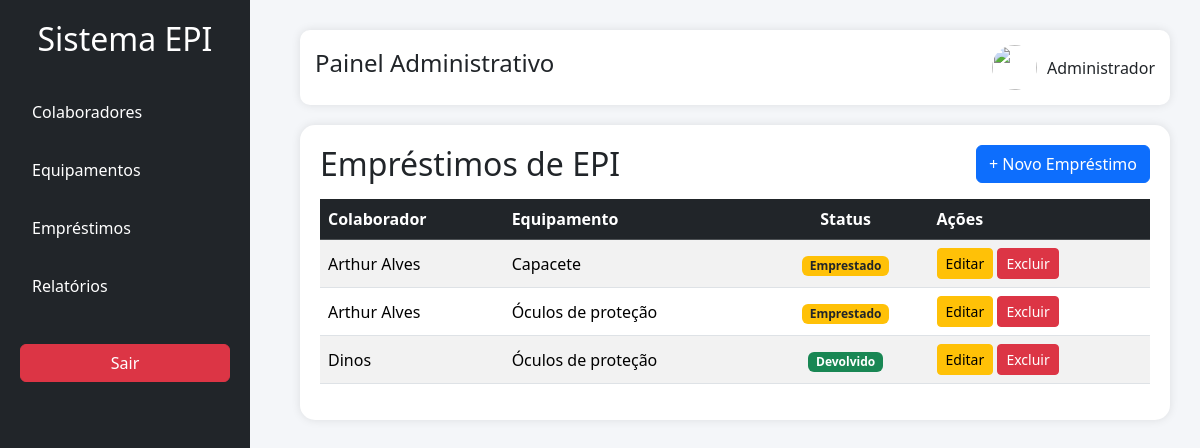
The app's page /emprestimos/ (signed in) with its own data.
### emprestimos/models.py (models this page shows, shortened)
class Emprestimo(models.Model):
    STATUS_CHOICES = [
        ('EMPRESTADO', 'Emprestado'),
        ('FORNECIDO', 'Fornecido'),
        ('DEVOLVIDO', 'Devolvido'),
        ('DANIFICADO', 'Danificado'),
        ('PERDIDO', 'Perdido'),
    ]
    colaborador = models.ForeignKey(
        Colaborador,
        on_delete=models.CASCADE
    )
    equipamento = models.ForeignKey(
        Equipamento,
        on_delete=models.CASCADE
    )
    data_emprestimo = models.DateTimeField(
        auto_now_add=True
    )
    data_prevista_devolucao = models.DateTimeField()
    data_devolucao = models.DateTimeField(
        null=True,
        blank=True
    )
    status = models.CharField(
        max_length=20,
        choices=STATUS_CHOICES,
        default='EMPRESTADO'
    )
    observacao_devolucao = models.TextField(
        null=True,
        blank=True
    )

### colaboradores/models.py (models this page shows)
class Colaborador(models.Model):
    nome = models.CharField(max_length=100)
    cpf = models.CharField(max_length=14)
    setor = models.CharField(max_length=50)
    cargo = models.CharField(max_length=50)
    telefone = models.CharField(max_length=20)
    email = models.EmailField()
    def __str__(self):
        return self.nome

### equipamentos/models.py (models this page shows)
class Equipamento(models.Model):
    nome_epi = models.CharField(max_length=100)
    ca = models.CharField(max_length=30)
    quantidade = models.IntegerField()
    validade = models.DateField()
    descricao = models.TextField()
    def __str__(self):
        return self.nome_epi

### emprestimos/views.py (the view)
@login_required
def listar_emprestimos(request):
    emprestimos = Emprestimo.objects.all()
    return render(
        request,
        'emprestimos/listar.html',
        {'emprestimos': emprestimos}
    )

### templates/emprestimos/listar.html
{% extends 'base.html' %}
{% block content %}
<div class="d-flex justify-content-between align-items-center mb-3">
    <h2 class="mb-0">Empréstimos de EPI</h2>
    <a href="{% url 'cadastrar_emprestimo' %}" class="btn btn-primary">
        + Novo Empréstimo
    </a>
</div>
<table class="table table-hover table-striped align-middle">
    <thead class="table-dark">
        <tr>
            <th>Colaborador</th>
            <th>Equipamento</th>
            <th class="text-center">Status</th>
            <th>Ações</th>
        </tr>
    </thead>
    <tbody>
        {% for emprestimo in emprestimos %}
        <tr>
            <td>{{ emprestimo.colaborador }}</td>
            <td>{{ emprestimo.equipamento }}</td>
            <td class="text-center">
                {% if emprestimo.status == 'EMPRESTADO' %}
                    <span class="badge bg-warning text-dark">Emprestado</span>
                {% elif emprestimo.status == 'FORNECIDO' %}
                    <span class="badge bg-primary">Fornecido</span>
                {% elif emprestimo.status == 'DEVOLVIDO' %}
                    <span class="badge bg-success">Devolvido</span>
                {% elif emprestimo.status == 'DANIFICADO' %}
                    <span class="badge bg-danger">Danificado</span>
                {% elif emprestimo.status == 'PERDIDO' %}
                    <span class="badge bg-dark">Perdido</span>
                {% endif %}
            </td>
            <td>
                <a href="{% url 'editar_emprestimo' emprestimo.id %}"
                   class="btn btn-sm btn-warning">
                    Editar
                </a>
                <a href="{% url 'excluir_emprestimo' emprestimo.id %}"
                   class="btn btn-sm btn-danger"
                   onclick="return confirm('Tem certeza que deseja excluir este empréstimo?');">
                    Excluir
                </a>
            </td>
        </tr>
        {% empty %}
        <tr>
            <td colspan="4" class="text-center">
                Nenhum empréstimo cadastrado.
            </td>
        </tr>
        {% endfor %}
    </tbody>
</table>
{% endblock %}

### templates/base.html (style rules this page uses)
body { margin:0; padding:0; background:#f4f6f9; }

### records on screen
Emprestimo: colaborador "Arthur Alves", equipamento "Capacete", status "Emprestado"
Emprestimo: colaborador "Arthur Alves", equipamento "Óculos de proteção", status "Emprestado"
Emprestimo: colaborador "Dinos", equipamento "Óculos de proteção", status "Devolvido"
